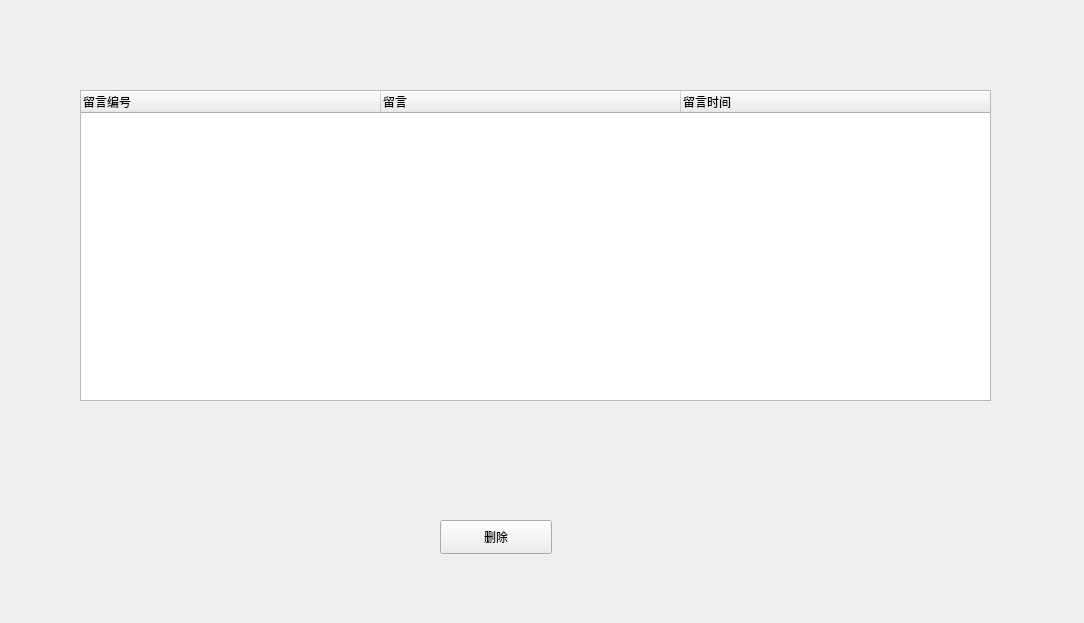
<?xml version="1.0" encoding="UTF-8"?>
<ui version="4.0">
 <class>MyMessage</class>
 <widget class="QWidget" name="MyMessage">
  <property name="geometry">
   <rect>
    <x>0</x>
    <y>0</y>
    <width>1084</width>
    <height>623</height>
   </rect>
  </property>
  <property name="windowTitle">
   <string>MyMessage</string>
  </property>
  <widget class="QTreeWidget" name="treeWidget">
   <property name="geometry">
    <rect>
     <x>80</x>
     <y>90</y>
     <width>911</width>
     <height>311</height>
    </rect>
   </property>
   <attribute name="headerDefaultSectionSize">
    <number>300</number>
   </attribute>
   <column>
    <property name="text">
     <string>留言编号</string>
    </property>
   </column>
   <column>
    <property name="text">
     <string>留言</string>
    </property>
   </column>
   <column>
    <property name="text">
     <string>留言时间</string>
    </property>
   </column>
  </widget>
  <widget class="QPushButton" name="pushButton">
   <property name="geometry">
    <rect>
     <x>440</x>
     <y>520</y>
     <width>112</width>
     <height>34</height>
    </rect>
   </property>
   <property name="text">
    <string>删除</string>
   </property>
  </widget>
 </widget>
 <layoutdefault spacing="6" margin="11"/>
 <resources/>
 <connections/>
</ui>
